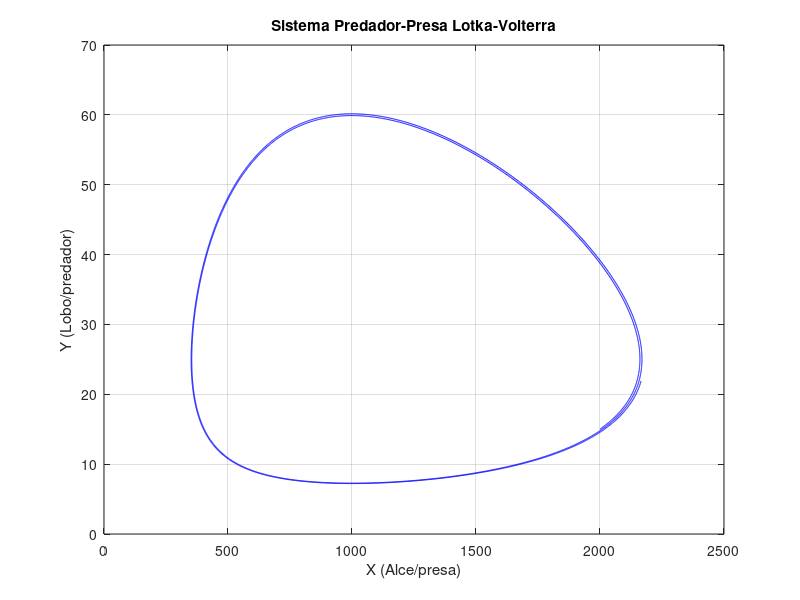
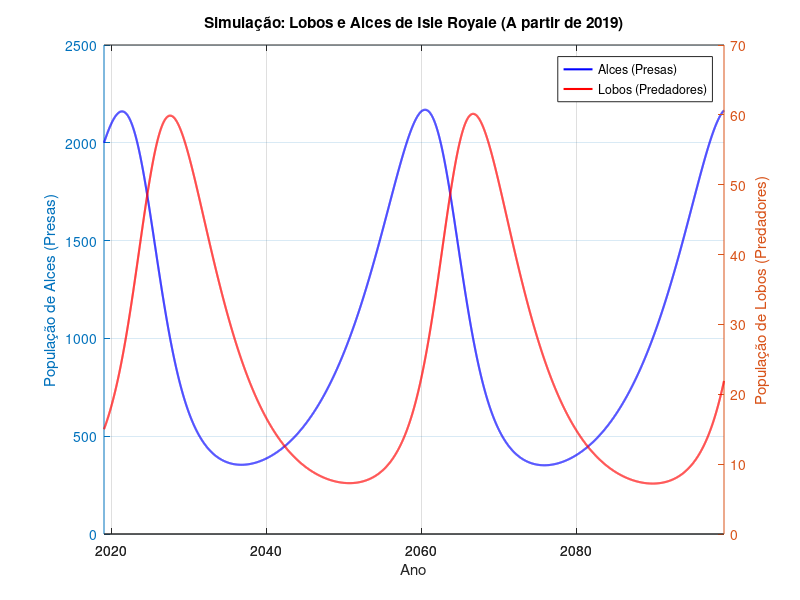

Write the MATLAB code that produced these figures, in order.
% Parâmetros e condições iniciais
a = 0.15; b = 0.006; c = 0.2; d = 0.0002;
n = 80;
h = 0.01; 
passos = n./h
T = ones(1,passos+1);
X = ones(1,passos+1);
t = 0;
Y = ones(1,passos+1);
x = 2000;   # Alces Iniciais
y = 15;     # Lobos Iniciais
X(1) = x;
Y(1) = y;
T(1) = 2019;

% Aplicando o Método de Euler
for t = 1:passos
    f = (a - b*y)*x;
    g = (d*x - c)*y;
    x = x + (h)*f;
    y = y + (h)*g;
    X(t+1) = x;
    Y(t+1) = y;
    T(t+1) = T(t) + h;
end


% Plotando o gráfico X, Y
figure;
plot(X,Y, 'b-');
title('Sistema Predador-Presa Lotka-Volterra');
xlabel('X (Alce/presa)');
ylabel('Y (Lobo/predador)');
grid on;
box on;
print("sistema(YxX).png", "-dpng", "-r300");

% Plotando X e Y no tempo
figure;
[ax, h1, h2] = plotyy(T, X, T, Y);

set(h1, 'Color', 'b', 'LineWidth', 1.5);
set(h2, 'Color', 'r', 'LineWidth', 1.5);

title('Simulação: Lobos e Alces de Isle Royale (A partir de 2019)');
xlabel('Ano');
ylabel(ax(1), 'População de Alces (Presas)');
ylabel(ax(2), 'População de Lobos (Predadores)');
grid on;
legend([h1, h2], {'Alces (Presas)', 'Lobos (Predadores)'});
print("sistema(YxT).png", "-dpng", "-r300");

waitfor(gcf);
